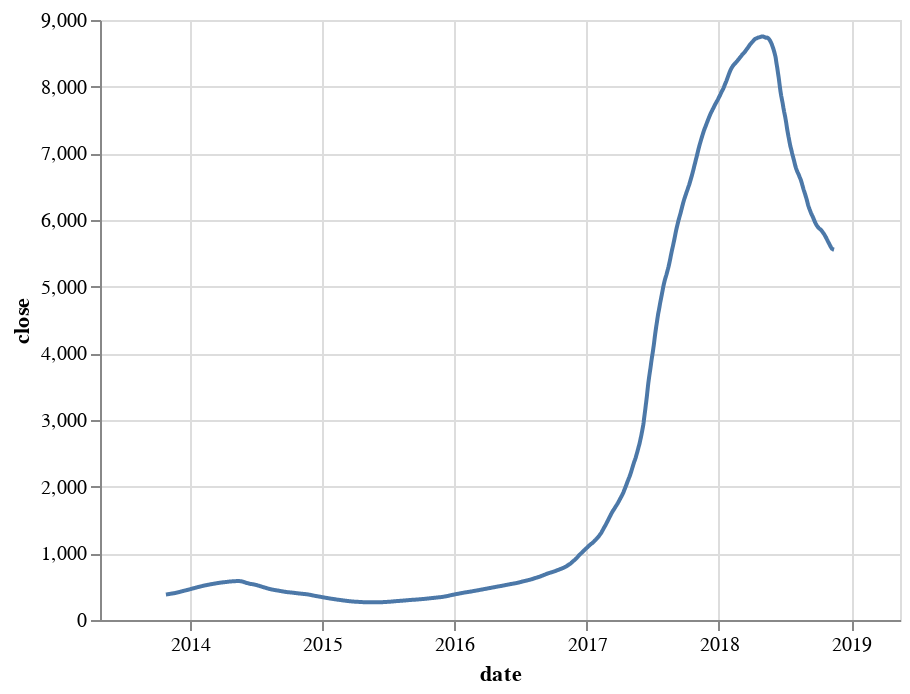

The cell this chart's notebook holds for it:
### Code cell
alt.Chart(pd.DataFrame(res.seasonal).reset_index()).mark_line().encode(
    x = 'date',
    y = 'close'
)

### Figure 1 — Vega-Lite specification as saved in the notebook (floating-point values rounded to 4 significant figures; data arrays with more than 128 entries replaced by an {"elided": "..."} marker saying what was removed)
{"$schema": "https://vega.github.io/schema/vega-lite/v2.6.0.json", "config": {"view": {"height": 300, "width": 400}}, "data": {"name": "data-1f8ccb4b8c6fba9e280f7c5852f71cdc"}, "datasets": {"data-1f8ccb4b8c6fba9e280f7c5852f71cdc": {"elided": "2210 records"}}, "encoding": {"x": {"field": "date", "type": "temporal"}, "y": {"field": "close", "type": "quantitative"}}, "mark": "line"}
